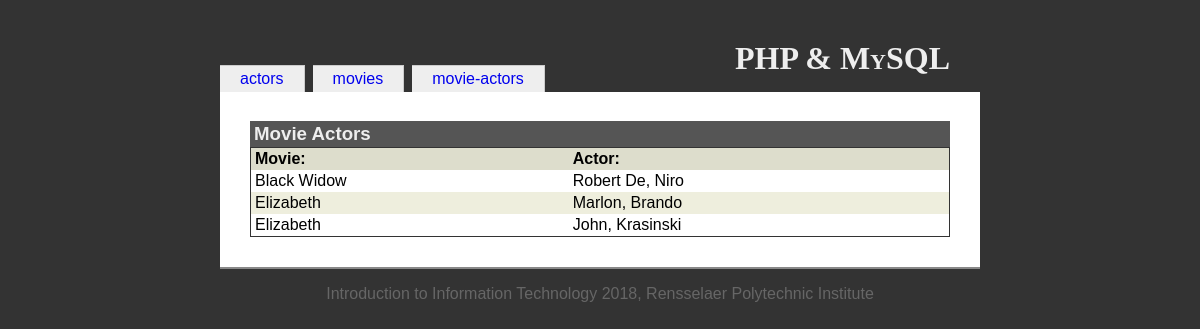
Page /movie-actors.php on the committed database.
### tables this page shows
CREATE TABLE `movies` (
  `movieid` int(10) UNSIGNED NOT NULL,
  `title` varchar(100) NOT NULL,
  `year` char(4) DEFAULT NULL
);

CREATE TABLE `actors` (
  `actorid` int(10) UNSIGNED NOT NULL,
  `first_names` varchar(100) NOT NULL,
  `last_name` varchar(100) NOT NULL,
  `dob` char(10) NOT NULL
);

### movie-actors.php (the view, shortened to what this page needs)
<?php
  include('includes/init.inc.php');
  include('includes/functions.inc.php');
?>
<?php include('includes/head.inc.php'); ?>
<h1>PHP &amp; MySQL</h1>
<?php include('includes/menubody.inc.php'); ?>
<?php
  $dbOk = false;
  @ $db = new mysqli('localhost', 'iit', 'iit', 'iit');
  if ($db->connect_error) {
    echo '<div class="messages">Could not connect to the database. Error: ';
    echo $db->connect_errno . ' - ' . $db->connect_error . '</div>';
  } else {
    $dbOk = true;
  }
?>
<h3>Movie Actors</h3>
<table id="movieActorsTable">
<?php
  if ($dbOk) {
    $query = 'select movies.title as movieTitle, actors.first_names as actorFirstNames, actors.last_name as actorLastName from movie_actors left join movies on movies.movieid = movie_actors.movieid left join actors on actors.actorid = movie_actors.actorid';
    $result = $db->query($query);
    $numRecords = $result->num_rows;
    echo '<tr><th>Movie:</th><th>Actor:</th></tr>';
    for ($i=0; $i < $numRecords; $i++) {
      $record = $result->fetch_assoc();
      if ($i % 2 == 0) {
        echo "\n".'<tr><td>';
      } else {
        echo "\n".'<tr class="odd"><td>';
      }
      echo htmlspecialchars($record['movieTitle']);
      echo '</td><td>';
      echo htmlspecialchars($record['actorFirstNames'] . ', ' . $record['actorLastName']);
      echo '</td></tr>';
    }
  }
?>
</table>
<?php include('includes/foot.inc.php');
?>

### resources/iit.css (style rules this page uses)
body { font-family: Georgia, Arial, Helvetica, sans-serif; color: black; background-color: #333; margin: 0; padding: 0; }
h1 { position: relative; top: 20px; text-align: right; margin: 20px 30px 0 0; font-family: Palatino, Times New Roman, Times, serif; font-variant: small-caps; }
h3 { margin: 1em 0 0 0; background-color: #555; color: #eee; padding: 2px 4px; }
table { margin: 0; }
th { text-align: left; padding-right: 1em; }
td { padding-right: 1em; }
#actorTable, #movieTable, #movieActorsTable { width: 100%; border-spacing: 0; border: 1px solid #333; }
#actorTable th, #movieTable th, #movieActorsTable th { background-color: #ddc; padding: 2px 4px; }
#actorTable td, #movieTable td, #movieActorsTable td { padding: 2px 4px; }
#actorTable tr.odd td, #movieTable tr.odd td, #movieActorsTable tr.odd td { background-color: #eed; color: black; }

### rows in the picture
movies: title "Black Widow", actors.first_names+last_name "Robert De, Niro"
movies: title "Elizabeth", actors.first_names+last_name "Marlon, Brando", actors.first_names+last_name "John, Krasinski"

### other values in the picture
$value "actors"
$value "movies"
$value "movie-actors"
